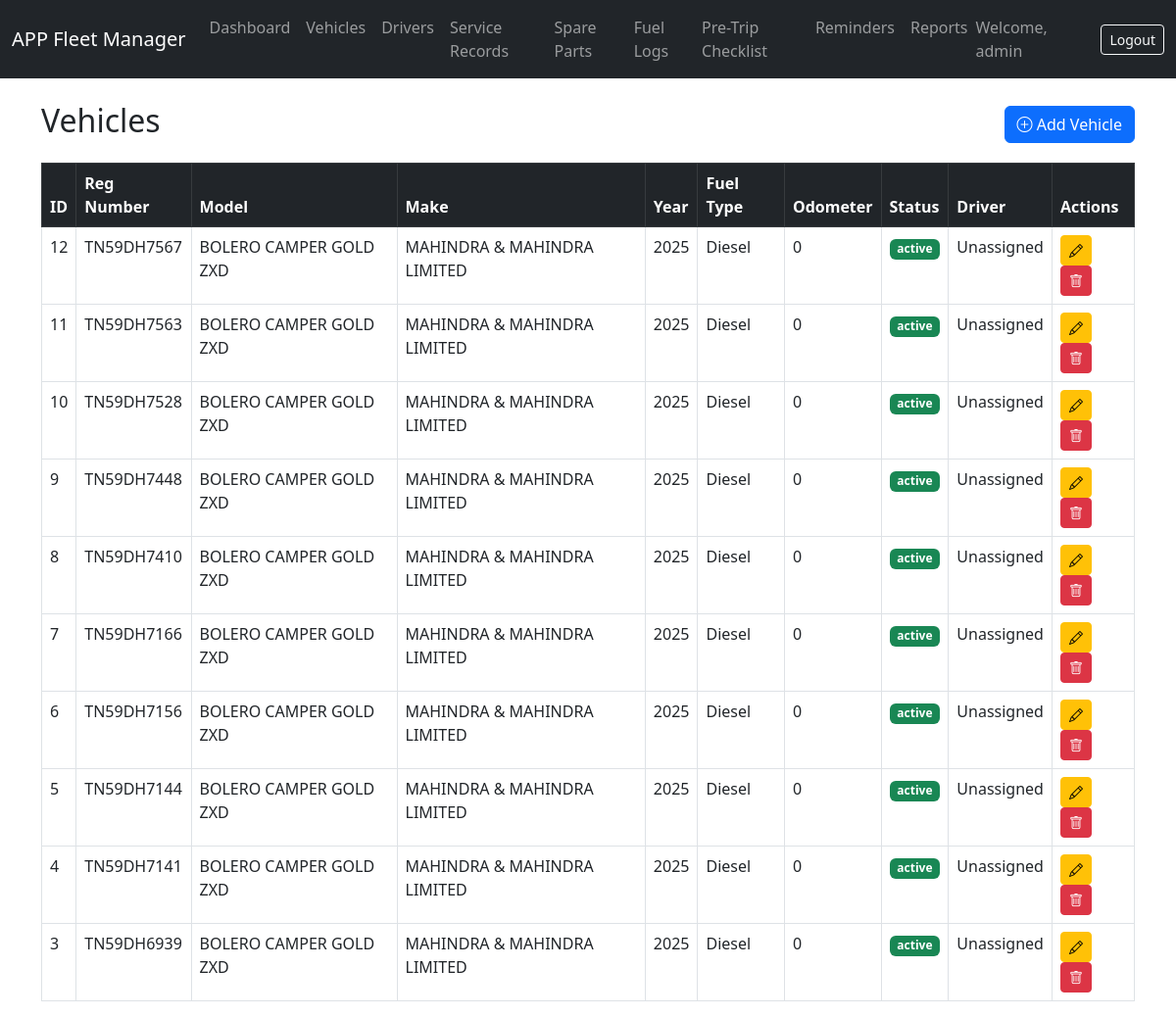
Screenshot of /vehicles.php (signed in) with the database file from the repository.
### tables this page shows
CREATE TABLE `vehicles` (
  `id` int(11) NOT NULL,
  `registration_number` varchar(20) NOT NULL,
  `model` varchar(50) DEFAULT NULL,
  `make` varchar(50) DEFAULT NULL,
  `year` int(11) DEFAULT NULL,
  `fuel_type` enum('Petrol','Diesel','Electric','Hybrid') DEFAULT NULL,
  `odometer` int(11) DEFAULT 0,
  `status` enum('active','inactive','maintenance') DEFAULT 'active',
  `driver_id` int(11) DEFAULT NULL,
  `created_at` timestamp NOT NULL DEFAULT current_timestamp()
);

### vehicles.php (the view)
<?php include 'header.php'; ?>
<div class="d-flex justify-content-between align-items-center mb-3">
    <h2>Vehicles</h2>
    <a href="add_vehicle.php" class="btn btn-primary"><i class="bi bi-plus-circle"></i> Add Vehicle</a>
</div>
<table class="table table-bordered table-hover">
    <thead class="table-dark">
        <tr>
            <th>ID</th>
            <th>Reg Number</th>
            <th>Model</th>
            <th>Make</th>
            <th>Year</th>
            <th>Fuel Type</th>
            <th>Odometer</th>
            <th>Status</th>
            <th>Driver</th>
            <th>Actions</th>
        </tr>
    </thead>
    <tbody>
        <?php
        $stmt = $pdo->query("SELECT v.*, d.name as driver_name FROM vehicles v LEFT JOIN drivers d ON v.driver_id = d.id ORDER BY v.id DESC");
        while ($row = $stmt->fetch()) {
            echo "<tr>
                <td>{$row['id']}</td>
                <td>{$row['registration_number']}</td>
                <td>{$row['model']}</td>
                <td>{$row['make']}</td>
                <td>{$row['year']}</td>
                <td>{$row['fuel_type']}</td>
                <td>{$row['odometer']}</td>
                <td><span class='badge bg-" . ($row['status']=='active'?'success':'secondary') . "'>{$row['status']}</span></td>
                <td>" . ($row['driver_name'] ?? 'Unassigned') . "</td>
                <td>
                    <a href='edit_vehicle.php?id={$row['id']}' class='btn btn-sm btn-warning'><i class='bi bi-pencil'></i></a>
                    <a href='delete_vehicle.php?id={$row['id']}' class='btn btn-sm btn-danger' onclick='return confirm(\"Are you sure?\")'><i class='bi bi-trash'></i></a>
                </td>
            </tr>";
        }
        ?>
    </tbody>
</table>
<?php include 'footer.php'; ?>

### header.php (shortened to what this page needs)
<!DOCTYPE html>
<html lang="en">
<head>
    <link href="https://cdn.jsdelivr.net/npm/bootstrap@5.3.0/dist/css/bootstrap.min.css" rel="stylesheet">
    <link rel="stylesheet" href="https://cdn.jsdelivr.net/npm/bootstrap-icons@1.11.1/font/bootstrap-icons.css">
</head>
<body>
    <nav class="navbar navbar-expand-lg navbar-dark bg-dark">
        <div class="container-fluid">
            <a class="navbar-brand" href="index.php">APP Fleet Manager</a>
            <div class="collapse navbar-collapse" id="navbarNav">
                <ul class="navbar-nav me-auto">
                    <li class="nav-item"><a class="nav-link" href="index.php">Dashboard</a></li>
                    <li class="nav-item"><a class="nav-link" href="vehicles.php">Vehicles</a></li>
                    <li class="nav-item"><a class="nav-link" href="drivers.php">Drivers</a></li>
                    <li class="nav-item"><a class="nav-link" href="service_records.php">Service Records</a></li>
                    <li class="nav-item"><a class="nav-link" href="spare_parts.php">Spare Parts</a></li>
                    <li class="nav-item"><a class="nav-link" href="fuel_logs.php">Fuel Logs</a></li>
                    <li class="nav-item"><a class="nav-link" href="pre_trip.php">Pre-Trip Checklist</a></li>
                    <li class="nav-item"><a class="nav-link" href="reminders.php">Reminders</a></li>
                    <li class="nav-item"><a class="nav-link" href="reports.php">Reports</a></li>
                </ul>
                <span class="navbar-text me-3">Welcome, <?= htmlspecialchars($_SESSION['username']) ?></span>
                <a href="logout.php" class="btn btn-outline-light btn-sm">Logout</a>
            </div>
        </div>
    </nav>
    <div class="container mt-4">

### footer.php (shortened to what this page needs)
    </div>
</body>
</html>

### rows the page displays
vehicles: id "12", registration_number "TN59DH7567", model "BOLERO CAMPER GOLD ZXD", make "MAHINDRA & MAHINDRA LIMITED", year "2025", fuel_type "Diesel", odometer "0", status "active", driver_name "Unassigned"
vehicles: id "11", registration_number "TN59DH7563", model "BOLERO CAMPER GOLD ZXD", make "MAHINDRA & MAHINDRA LIMITED", year "2025", fuel_type "Diesel", odometer "0", status "active", driver_name "Unassigned"
vehicles: id "10", registration_number "TN59DH7528", model "BOLERO CAMPER GOLD ZXD", make "MAHINDRA & MAHINDRA LIMITED", year "2025", fuel_type "Diesel", odometer "0", status "active", driver_name "Unassigned"
vehicles: id "9", registration_number "TN59DH7448", model "BOLERO CAMPER GOLD ZXD", make "MAHINDRA & MAHINDRA LIMITED", year "2025", fuel_type "Diesel", odometer "0", status "active", driver_name "Unassigned"
vehicles: id "8", registration_number "TN59DH7410", model "BOLERO CAMPER GOLD ZXD", make "MAHINDRA & MAHINDRA LIMITED", year "2025", fuel_type "Diesel", odometer "0", status "active", driver_name "Unassigned"
vehicles: id "7", registration_number "TN59DH7166", model "BOLERO CAMPER GOLD ZXD", make "MAHINDRA & MAHINDRA LIMITED", year "2025", fuel_type "Diesel", odometer "0", status "active", driver_name "Unassigned"
vehicles: id "6", registration_number "TN59DH7156", model "BOLERO CAMPER GOLD ZXD", make "MAHINDRA & MAHINDRA LIMITED", year "2025", fuel_type "Diesel", odometer "0", status "active", driver_name "Unassigned"
vehicles: id "5", registration_number "TN59DH7144", model "BOLERO CAMPER GOLD ZXD", make "MAHINDRA & MAHINDRA LIMITED", year "2025", fuel_type "Diesel", odometer "0", status "active", driver_name "Unassigned"
vehicles: id "4", registration_number "TN59DH7141", model "BOLERO CAMPER GOLD ZXD", make "MAHINDRA & MAHINDRA LIMITED", year "2025", fuel_type "Diesel", odometer "0", status "active", driver_name "Unassigned"
vehicles: id "3", registration_number "TN59DH6939", model "BOLERO CAMPER GOLD ZXD", make "MAHINDRA & MAHINDRA LIMITED", year "2025", fuel_type "Diesel", odometer "0", status "active", driver_name "Unassigned"

### other values shown
$_SESSION['username'] "admin"
